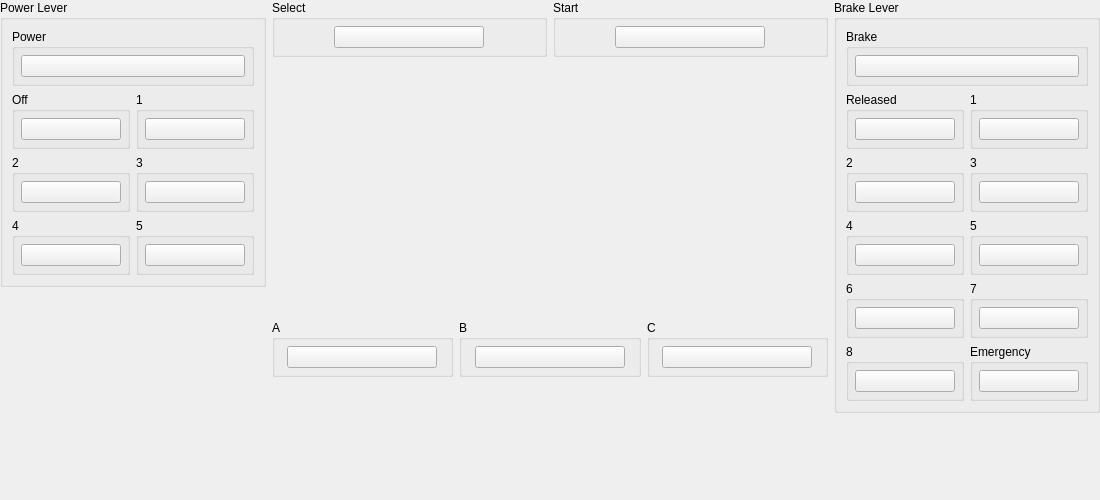
<?xml version="1.0" encoding="UTF-8"?>
<ui version="4.0">
 <class>ControllerBindingWidget_DDGo</class>
 <widget class="QWidget" name="ControllerBindingWidget_DDGo">
  <property name="geometry">
   <rect>
    <x>0</x>
    <y>0</y>
    <width>1100</width>
    <height>500</height>
   </rect>
  </property>
  <property name="sizePolicy">
   <sizepolicy hsizetype="MinimumExpanding" vsizetype="Preferred">
    <horstretch>0</horstretch>
    <verstretch>0</verstretch>
   </sizepolicy>
  </property>
  <property name="minimumSize">
   <size>
    <width>1100</width>
    <height>500</height>
   </size>
  </property>
  <layout class="QGridLayout" name="gridLayout_root">
   <property name="leftMargin">
    <number>0</number>
   </property>
   <property name="topMargin">
    <number>0</number>
   </property>
   <property name="rightMargin">
    <number>0</number>
   </property>
   <property name="bottomMargin">
    <number>0</number>
   </property>
   <item row="0" column="0" rowspan="3">
    <layout class="QVBoxLayout" name="verticalLayout">
     <item>
      <widget class="QGroupBox" name="groupBox_7">
       <property name="title">
        <string>Power Lever</string>
       </property>
       <layout class="QGridLayout" name="gridLayout_7">
        <item row="0" column="0" colspan="2">
         <widget class="QGroupBox" name="groupBox">
          <property name="title">
           <string>Power</string>
          </property>
          <layout class="QGridLayout" name="gridLayout">
           <property name="leftMargin">
            <number>6</number>
           </property>
           <property name="topMargin">
            <number>6</number>
           </property>
           <property name="rightMargin">
            <number>6</number>
           </property>
           <property name="bottomMargin">
            <number>6</number>
           </property>
           <item row="0" column="0">
            <widget class="InputBindingWidget" name="Power">
             <property name="minimumSize">
              <size>
               <width>100</width>
               <height>0</height>
              </size>
             </property>
            </widget>
           </item>
          </layout>
         </widget>
        </item>
        <item row="1" column="0">
         <widget class="QGroupBox" name="groupBox_1">
          <property name="title">
           <string>Off</string>
          </property>
          <layout class="QGridLayout" name="gridLayout_1">
           <property name="leftMargin">
            <number>6</number>
           </property>
           <property name="topMargin">
            <number>6</number>
           </property>
           <property name="rightMargin">
            <number>6</number>
           </property>
           <property name="bottomMargin">
            <number>6</number>
           </property>
           <item row="0" column="0">
            <widget class="InputBindingWidget" name="VirtualPowerOff">
             <property name="minimumSize">
              <size>
               <width>100</width>
               <height>0</height>
              </size>
             </property>
             <property name="maximumSize">
              <size>
               <width>100</width>
               <height>16777215</height>
              </size>
             </property>
            </widget>
           </item>
          </layout>
         </widget>
        </item>
        <item row="1" column="1">
         <widget class="QGroupBox" name="groupBox_2">
          <property name="title">
           <string>1</string>
          </property>
          <layout class="QGridLayout" name="gridLayout_2">
           <property name="leftMargin">
            <number>6</number>
           </property>
           <property name="topMargin">
            <number>6</number>
           </property>
           <property name="rightMargin">
            <number>6</number>
           </property>
           <property name="bottomMargin">
            <number>6</number>
           </property>
           <item row="0" column="0">
            <widget class="InputBindingWidget" name="VirtualPower1">
             <property name="minimumSize">
              <size>
               <width>100</width>
               <height>0</height>
              </size>
             </property>
             <property name="maximumSize">
              <size>
               <width>100</width>
               <height>16777215</height>
              </size>
             </property>
            </widget>
           </item>
          </layout>
         </widget>
        </item>
        <item row="2" column="0">
         <widget class="QGroupBox" name="groupBox_3">
          <property name="title">
           <string>2</string>
          </property>
          <layout class="QGridLayout" name="gridLayout_3">
           <property name="leftMargin">
            <number>6</number>
           </property>
           <property name="topMargin">
            <number>6</number>
           </property>
           <property name="rightMargin">
            <number>6</number>
           </property>
           <property name="bottomMargin">
            <number>6</number>
           </property>
           <item row="0" column="0">
            <widget class="InputBindingWidget" name="VirtualPower2">
             <property name="minimumSize">
              <size>
               <width>100</width>
               <height>0</height>
              </size>
             </property>
             <property name="maximumSize">
              <size>
               <width>100</width>
               <height>16777215</height>
              </size>
             </property>
            </widget>
           </item>
          </layout>
         </widget>
        </item>
        <item row="2" column="1">
         <widget class="QGroupBox" name="groupBox_4">
          <property name="title">
           <string>3</string>
          </property>
          <layout class="QGridLayout" name="gridLayout_4">
           <property name="leftMargin">
            <number>6</number>
           </property>
           <property name="topMargin">
            <number>6</number>
           </property>
           <property name="rightMargin">
            <number>6</number>
           </property>
           <property name="bottomMargin">
            <number>6</number>
           </property>
           <item row="0" column="0">
            <widget class="InputBindingWidget" name="VirtualPower3">
             <property name="minimumSize">
              <size>
               <width>100</width>
               <height>0</height>
              </size>
             </property>
             <property name="maximumSize">
              <size>
               <width>100</width>
               <height>16777215</height>
              </size>
             </property>
            </widget>
           </item>
          </layout>
         </widget>
        </item>
        <item row="3" column="0">
         <widget class="QGroupBox" name="groupBox_5">
          <property name="title">
           <string>4</string>
          </property>
          <layout class="QGridLayout" name="gridLayout_5">
           <property name="leftMargin">
            <number>6</number>
           </property>
           <property name="topMargin">
            <number>6</number>
           </property>
           <property name="rightMargin">
            <number>6</number>
           </property>
           <property name="bottomMargin">
            <number>6</number>
           </property>
           <item row="0" column="0">
            <widget class="InputBindingWidget" name="VirtualPower4">
             <property name="minimumSize">
              <size>
               <width>100</width>
               <height>0</height>
              </size>
             </property>
             <property name="maximumSize">
              <size>
               <width>100</width>
               <height>16777215</height>
              </size>
             </property>
            </widget>
           </item>
          </layout>
         </widget>
        </item>
        <item row="3" column="1">
         <widget class="QGroupBox" name="groupBox_6">
          <property name="title">
           <string>5</string>
          </property>
          <layout class="QGridLayout" name="gridLayout_6">
           <property name="leftMargin">
            <number>6</number>
           </property>
           <property name="topMargin">
            <number>6</number>
           </property>
           <property name="rightMargin">
            <number>6</number>
           </property>
           <property name="bottomMargin">
            <number>6</number>
           </property>
           <item row="0" column="0">
            <widget class="InputBindingWidget" name="VirtualPower5">
             <property name="minimumSize">
              <size>
               <width>100</width>
               <height>0</height>
              </size>
             </property>
             <property name="maximumSize">
              <size>
               <width>100</width>
               <height>16777215</height>
              </size>
             </property>
            </widget>
           </item>
          </layout>
         </widget>
        </item>
       </layout>
      </widget>
     </item>
     <item>
      <spacer name="verticalSpacer">
       <property name="orientation">
        <enum>Qt::Orientation::Vertical</enum>
       </property>
       <property name="sizeHint" stdset="0">
        <size>
         <width>20</width>
         <height>40</height>
        </size>
       </property>
      </spacer>
     </item>
    </layout>
   </item>
   <item row="0" column="1">
    <layout class="QGridLayout" name="gridLayout_10">
     <item row="0" column="0">
      <widget class="QGroupBox" name="groupBox_8">
       <property name="title">
        <string>Select</string>
       </property>
       <layout class="QGridLayout" name="gridLayout_8">
        <property name="leftMargin">
         <number>6</number>
        </property>
        <property name="topMargin">
         <number>6</number>
        </property>
        <property name="rightMargin">
         <number>6</number>
        </property>
        <property name="bottomMargin">
         <number>6</number>
        </property>
        <item row="0" column="0">
         <widget class="InputBindingWidget" name="Select">
          <property name="maximumSize">
           <size>
            <width>150</width>
            <height>16777215</height>
           </size>
          </property>
         </widget>
        </item>
       </layout>
      </widget>
     </item>
     <item row="0" column="1">
      <widget class="QGroupBox" name="groupBox_9">
       <property name="title">
        <string>Start</string>
       </property>
       <layout class="QGridLayout" name="gridLayout_9">
        <property name="leftMargin">
         <number>6</number>
        </property>
        <property name="topMargin">
         <number>6</number>
        </property>
        <property name="rightMargin">
         <number>6</number>
        </property>
        <property name="bottomMargin">
         <number>6</number>
        </property>
        <item row="0" column="0">
         <widget class="InputBindingWidget" name="Start">
          <property name="maximumSize">
           <size>
            <width>150</width>
            <height>16777215</height>
           </size>
          </property>
         </widget>
        </item>
       </layout>
      </widget>
     </item>
    </layout>
   </item>
   <item row="0" column="2" rowspan="3">
    <layout class="QVBoxLayout" name="verticalLayout_1">
     <item>
      <widget class="QGroupBox" name="groupBox_21">
       <property name="title">
        <string>Brake Lever</string>
       </property>
       <layout class="QGridLayout" name="gridLayout_22">
        <item row="0" column="0" colspan="2">
         <widget class="QGroupBox" name="groupBox_10">
          <property name="title">
           <string>Brake</string>
          </property>
          <layout class="QGridLayout" name="gridLayout_11">
           <property name="leftMargin">
            <number>6</number>
           </property>
           <property name="topMargin">
            <number>6</number>
           </property>
           <property name="rightMargin">
            <number>6</number>
           </property>
           <property name="bottomMargin">
            <number>6</number>
           </property>
           <item row="0" column="0">
            <widget class="InputBindingWidget" name="Brake">
             <property name="minimumSize">
              <size>
               <width>100</width>
               <height>0</height>
              </size>
             </property>
            </widget>
           </item>
          </layout>
         </widget>
        </item>
        <item row="1" column="0">
         <widget class="QGroupBox" name="groupBox_11">
          <property name="title">
           <string>Released</string>
          </property>
          <layout class="QGridLayout" name="gridLayout_12">
           <property name="leftMargin">
            <number>6</number>
           </property>
           <property name="topMargin">
            <number>6</number>
           </property>
           <property name="rightMargin">
            <number>6</number>
           </property>
           <property name="bottomMargin">
            <number>6</number>
           </property>
           <item row="0" column="0">
            <widget class="InputBindingWidget" name="VirtualBrakeReleased">
             <property name="minimumSize">
              <size>
               <width>100</width>
               <height>0</height>
              </size>
             </property>
             <property name="maximumSize">
              <size>
               <width>100</width>
               <height>16777215</height>
              </size>
             </property>
            </widget>
           </item>
          </layout>
         </widget>
        </item>
        <item row="1" column="1">
         <widget class="QGroupBox" name="groupBox_12">
          <property name="title">
           <string>1</string>
          </property>
          <layout class="QGridLayout" name="gridLayout_13">
           <property name="leftMargin">
            <number>6</number>
           </property>
           <property name="topMargin">
            <number>6</number>
           </property>
           <property name="rightMargin">
            <number>6</number>
           </property>
           <property name="bottomMargin">
            <number>6</number>
           </property>
           <item row="0" column="0">
            <widget class="InputBindingWidget" name="VirtualBrake1">
             <property name="minimumSize">
              <size>
               <width>100</width>
               <height>0</height>
              </size>
             </property>
             <property name="maximumSize">
              <size>
               <width>100</width>
               <height>16777215</height>
              </size>
             </property>
            </widget>
           </item>
          </layout>
         </widget>
        </item>
        <item row="2" column="0">
         <widget class="QGroupBox" name="groupBox_13">
          <property name="title">
           <string>2</string>
          </property>
          <layout class="QGridLayout" name="gridLayout_14">
           <property name="leftMargin">
            <number>6</number>
           </property>
           <property name="topMargin">
            <number>6</number>
           </property>
           <property name="rightMargin">
            <number>6</number>
           </property>
           <property name="bottomMargin">
            <number>6</number>
           </property>
           <item row="0" column="0">
            <widget class="InputBindingWidget" name="VirtualBrake2">
             <property name="minimumSize">
              <size>
               <width>100</width>
               <height>0</height>
              </size>
             </property>
             <property name="maximumSize">
              <size>
               <width>100</width>
               <height>16777215</height>
              </size>
             </property>
            </widget>
           </item>
          </layout>
         </widget>
        </item>
        <item row="2" column="1">
         <widget class="QGroupBox" name="groupBox_14">
          <property name="title">
           <string>3</string>
          </property>
          <layout class="QGridLayout" name="gridLayout_15">
           <property name="leftMargin">
            <number>6</number>
           </property>
           <property name="topMargin">
            <number>6</number>
           </property>
           <property name="rightMargin">
            <number>6</number>
           </property>
           <property name="bottomMargin">
            <number>6</number>
           </property>
           <item row="0" column="0">
            <widget class="InputBindingWidget" name="VirtualBrake3">
             <property name="minimumSize">
              <size>
               <width>100</width>
               <height>0</height>
              </size>
             </property>
             <property name="maximumSize">
              <size>
               <width>100</width>
               <height>16777215</height>
              </size>
             </property>
            </widget>
           </item>
          </layout>
         </widget>
        </item>
        <item row="3" column="0">
         <widget class="QGroupBox" name="groupBox_15">
          <property name="title">
           <string>4</string>
          </property>
          <layout class="QGridLayout" name="gridLayout_16">
           <property name="leftMargin">
            <number>6</number>
           </property>
           <property name="topMargin">
            <number>6</number>
           </property>
           <property name="rightMargin">
            <number>6</number>
           </property>
           <property name="bottomMargin">
            <number>6</number>
           </property>
           <item row="0" column="0">
            <widget class="InputBindingWidget" name="VirtualBrake4">
             <property name="minimumSize">
              <size>
               <width>100</width>
               <height>0</height>
              </size>
             </property>
             <property name="maximumSize">
              <size>
               <width>100</width>
               <height>16777215</height>
              </size>
             </property>
            </widget>
           </item>
          </layout>
         </widget>
        </item>
        <item row="3" column="1">
         <widget class="QGroupBox" name="groupBox_16">
          <property name="title">
           <string>5</string>
          </property>
          <layout class="QGridLayout" name="gridLayout_17">
           <property name="leftMargin">
            <number>6</number>
           </property>
           <property name="topMargin">
            <number>6</number>
           </property>
           <property name="rightMargin">
            <number>6</number>
           </property>
           <property name="bottomMargin">
            <number>6</number>
           </property>
           <item row="0" column="0">
            <widget class="InputBindingWidget" name="VirtualBrake5">
             <property name="minimumSize">
              <size>
               <width>100</width>
               <height>0</height>
              </size>
             </property>
             <property name="maximumSize">
              <size>
               <width>100</width>
               <height>16777215</height>
              </size>
             </property>
            </widget>
           </item>
          </layout>
         </widget>
        </item>
        <item row="4" column="0">
         <widget class="QGroupBox" name="groupBox_17">
          <property name="title">
           <string>6</string>
          </property>
          <layout class="QGridLayout" name="gridLayout_18">
           <property name="leftMargin">
            <number>6</number>
           </property>
           <property name="topMargin">
            <number>6</number>
           </property>
           <property name="rightMargin">
            <number>6</number>
           </property>
           <property name="bottomMargin">
            <number>6</number>
           </property>
           <item row="0" column="0">
            <widget class="InputBindingWidget" name="VirtualBrake6">
             <property name="minimumSize">
              <size>
               <width>100</width>
               <height>0</height>
              </size>
             </property>
             <property name="maximumSize">
              <size>
               <width>100</width>
               <height>16777215</height>
              </size>
             </property>
            </widget>
           </item>
          </layout>
         </widget>
        </item>
        <item row="4" column="1">
         <widget class="QGroupBox" name="groupBox_18">
          <property name="title">
           <string>7</string>
          </property>
          <layout class="QGridLayout" name="gridLayout_19">
           <property name="leftMargin">
            <number>6</number>
           </property>
           <property name="topMargin">
            <number>6</number>
           </property>
           <property name="rightMargin">
            <number>6</number>
           </property>
           <property name="bottomMargin">
            <number>6</number>
           </property>
           <item row="0" column="0">
            <widget class="InputBindingWidget" name="VirtualBrake7">
             <property name="minimumSize">
              <size>
               <width>100</width>
               <height>0</height>
              </size>
             </property>
             <property name="maximumSize">
              <size>
               <width>100</width>
               <height>16777215</height>
              </size>
             </property>
            </widget>
           </item>
          </layout>
         </widget>
        </item>
        <item row="5" column="0">
         <widget class="QGroupBox" name="groupBox_19">
          <property name="title">
           <string>8</string>
          </property>
          <layout class="QGridLayout" name="gridLayout_20">
           <property name="leftMargin">
            <number>6</number>
           </property>
           <property name="topMargin">
            <number>6</number>
           </property>
           <property name="rightMargin">
            <number>6</number>
           </property>
           <property name="bottomMargin">
            <number>6</number>
           </property>
           <item row="0" column="0">
            <widget class="InputBindingWidget" name="VirtualBrake8">
             <property name="minimumSize">
              <size>
               <width>100</width>
               <height>0</height>
              </size>
             </property>
             <property name="maximumSize">
              <size>
               <width>100</width>
               <height>16777215</height>
              </size>
             </property>
            </widget>
           </item>
          </layout>
         </widget>
        </item>
        <item row="5" column="1">
         <widget class="QGroupBox" name="groupBox_20">
          <property name="title">
           <string>Emergency</string>
          </property>
          <layout class="QGridLayout" name="gridLayout_21">
           <property name="leftMargin">
            <number>6</number>
           </property>
           <property name="topMargin">
            <number>6</number>
           </property>
           <property name="rightMargin">
            <number>6</number>
           </property>
           <property name="bottomMargin">
            <number>6</number>
           </property>
           <item row="0" column="0">
            <widget class="InputBindingWidget" name="VirtualBrakeEmergency">
             <property name="minimumSize">
              <size>
               <width>100</width>
               <height>0</height>
              </size>
             </property>
             <property name="maximumSize">
              <size>
               <width>100</width>
               <height>16777215</height>
              </size>
             </property>
            </widget>
           </item>
          </layout>
         </widget>
        </item>
       </layout>
      </widget>
     </item>
     <item>
      <spacer name="verticalSpacer_1">
       <property name="orientation">
        <enum>Qt::Orientation::Vertical</enum>
       </property>
       <property name="sizeHint" stdset="0">
        <size>
         <width>20</width>
         <height>40</height>
        </size>
       </property>
      </spacer>
     </item>
    </layout>
   </item>
   <item row="1" column="1">
    <layout class="QHBoxLayout" name="horizontalLayout">
     <item>
      <spacer name="horizontalSpacer">
       <property name="orientation">
        <enum>Qt::Orientation::Horizontal</enum>
       </property>
       <property name="sizeHint" stdset="0">
        <size>
         <width>40</width>
         <height>20</height>
        </size>
       </property>
      </spacer>
     </item>
     <item>
      <widget class="SVGWidget" name="image">
       <property name="sizePolicy">
        <sizepolicy hsizetype="Fixed" vsizetype="Fixed">
         <horstretch>0</horstretch>
         <verstretch>0</verstretch>
        </sizepolicy>
       </property>
       <property name="minimumSize">
        <size>
         <width>480</width>
         <height>251</height>
        </size>
       </property>
       <property name="maximumSize">
        <size>
         <width>480</width>
         <height>251</height>
        </size>
       </property>
      </widget>
     </item>
     <item>
      <spacer name="horizontalSpacer_1">
       <property name="orientation">
        <enum>Qt::Orientation::Horizontal</enum>
       </property>
       <property name="sizeHint" stdset="0">
        <size>
         <width>40</width>
         <height>20</height>
        </size>
       </property>
      </spacer>
     </item>
    </layout>
   </item>
   <item row="2" column="1">
    <layout class="QGridLayout" name="gridLayout_26">
     <item row="0" column="0">
      <widget class="QGroupBox" name="groupBox_22">
       <property name="title">
        <string>A</string>
       </property>
       <layout class="QGridLayout" name="gridLayout_23">
        <property name="leftMargin">
         <number>6</number>
        </property>
        <property name="topMargin">
         <number>6</number>
        </property>
        <property name="rightMargin">
         <number>6</number>
        </property>
        <property name="bottomMargin">
         <number>6</number>
        </property>
        <item row="0" column="0">
         <widget class="InputBindingWidget" name="A">
          <property name="maximumSize">
           <size>
            <width>150</width>
            <height>16777215</height>
           </size>
          </property>
         </widget>
        </item>
       </layout>
      </widget>
     </item>
     <item row="0" column="1">
      <widget class="QGroupBox" name="groupBox_23">
       <property name="title">
        <string>B</string>
       </property>
       <layout class="QGridLayout" name="gridLayout_24">
        <property name="leftMargin">
         <number>6</number>
        </property>
        <property name="topMargin">
         <number>6</number>
        </property>
        <property name="rightMargin">
         <number>6</number>
        </property>
        <property name="bottomMargin">
         <number>6</number>
        </property>
        <item row="0" column="0">
         <widget class="InputBindingWidget" name="B">
          <property name="maximumSize">
           <size>
            <width>150</width>
            <height>16777215</height>
           </size>
          </property>
         </widget>
        </item>
       </layout>
      </widget>
     </item>
     <item row="0" column="2">
      <widget class="QGroupBox" name="groupBox_24">
       <property name="title">
        <string>C</string>
       </property>
       <layout class="QGridLayout" name="gridLayout_25">
        <property name="leftMargin">
         <number>6</number>
        </property>
        <property name="topMargin">
         <number>6</number>
        </property>
        <property name="rightMargin">
         <number>6</number>
        </property>
        <property name="bottomMargin">
         <number>6</number>
        </property>
        <item row="0" column="0">
         <widget class="InputBindingWidget" name="C">
          <property name="maximumSize">
           <size>
            <width>150</width>
            <height>16777215</height>
           </size>
          </property>
         </widget>
        </item>
       </layout>
      </widget>
     </item>
     <item row="1" column="0" colspan="3">
      <spacer name="verticalSpacer_2">
       <property name="orientation">
        <enum>Qt::Orientation::Vertical</enum>
       </property>
       <property name="sizeHint" stdset="0">
        <size>
         <width>0</width>
         <height>0</height>
        </size>
       </property>
      </spacer>
     </item>
    </layout>
   </item>
  </layout>
 </widget>
 <customwidgets>
  <customwidget>
   <class>InputBindingWidget</class>
   <extends>QPushButton</extends>
   <header>inputbindingwidgets.h</header>
  </customwidget>
  <customwidget>
   <class>SVGWidget</class>
   <extends>QWidget</extends>
   <header>svgwidget.h</header>
  </customwidget>
 </customwidgets>
 <resources>
  <include location="resources/duckstation-qt.qrc"/>
 </resources>
 <connections/>
</ui>
